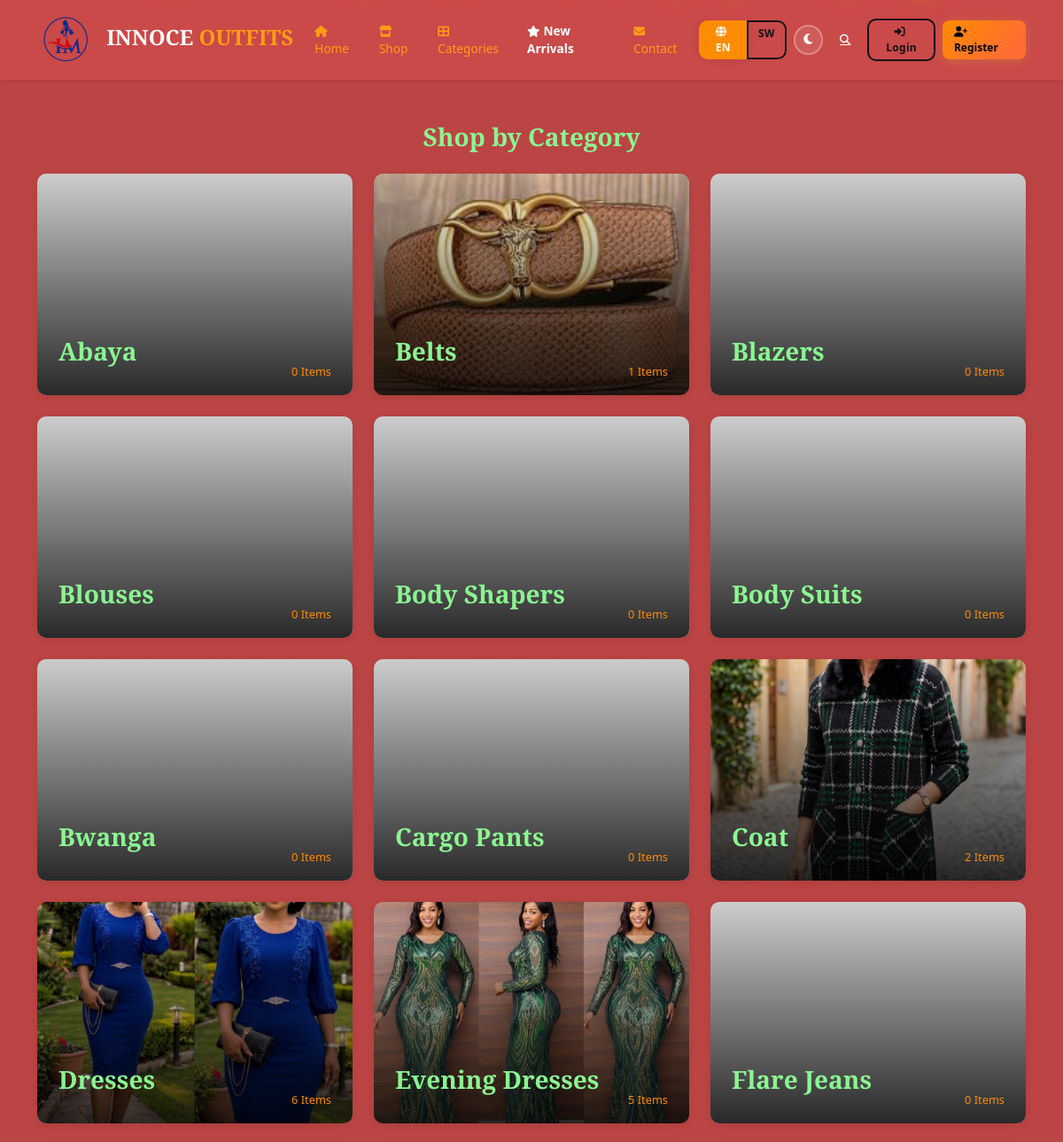
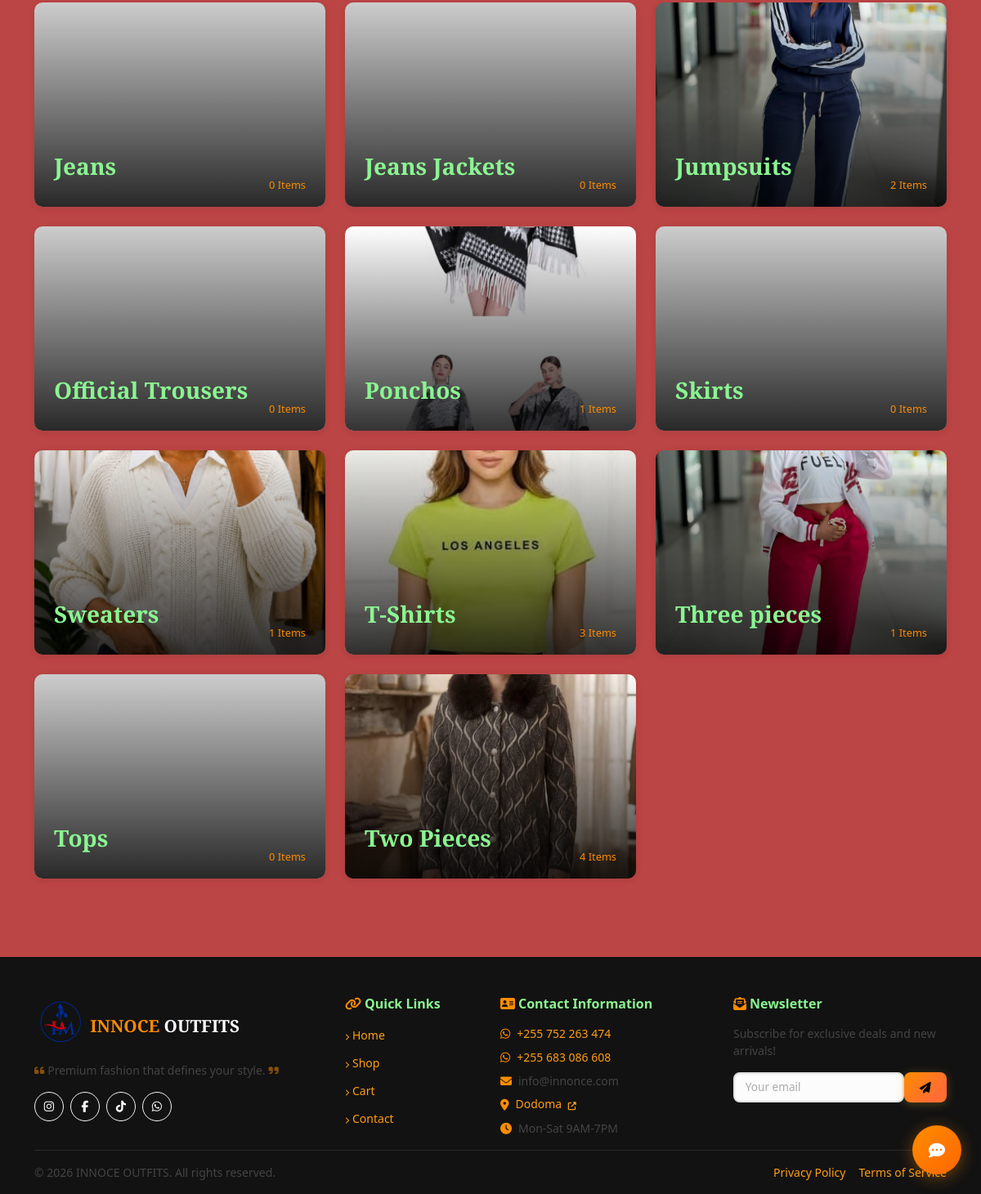
/shop/categories.php, run on the app's committed database (2 pictures, top to bottom).
### tables this page shows
CREATE TABLE `categories` (
  `id` int(11) NOT NULL AUTO_INCREMENT,
  `name_en` varchar(255) NOT NULL,
  `name_sw` varchar(255) NOT NULL,
  `slug` varchar(255) NOT NULL,
  `parent_id` int(11) DEFAULT NULL,
  `description_en` text DEFAULT NULL,
  `description_sw` text DEFAULT NULL,
  `image` varchar(255) DEFAULT NULL,
  `status` tinyint(1) DEFAULT 1,
  `created_at` timestamp NOT NULL DEFAULT current_timestamp(),
  `updated_at` timestamp NOT NULL DEFAULT current_timestamp() ON UPDATE current_timestamp(),
  PRIMARY KEY (`id`),
  UNIQUE KEY `slug` (`slug`),
  KEY `parent_id` (`parent_id`),
  CONSTRAINT `categories_ibfk_1` FOREIGN KEY (`parent_id`) REFERENCES `categories` (`id`) ON DELETE CASCADE
);

### includes/functions.php (called while the page is built, shortened)
<?php
function escape(?string $value): string {
    return htmlspecialchars($value ?? '', ENT_QUOTES, 'UTF-8');
}
function currentLang(): string {
    return $_SESSION['lang'] ?? 'en';
}
function t(string $en, string $sw): string {
    return currentLang() === 'sw' ? $sw : $en;
}

### shop/categories.php (the view, shortened to what this page needs)
<?php
require_once __DIR__ . '/../config.php';
$cats = $db->query("SELECT c.*,
    (SELECT COUNT(*) FROM products WHERE category_id = c.id AND status = 'active') as products_count,
    (SELECT pi.image_path FROM products p JOIN product_images pi ON p.id = pi.product_id AND pi.is_primary = 1 WHERE p.category_id = c.id AND p.status = 'active' ORDER BY p.price DESC LIMIT 1) as product_image
    FROM categories c WHERE c.status = 1 ORDER BY c.name_en")->fetchAll();
require_once __DIR__ . '/../includes/header.php'; ?>
<div class="container py-5">
    <h3 class="fw-600 text-center mb-4" style="font-family: 'Playfair Display', serif;">Shop by Category</h3>
    <div class="row g-4">
        <?php foreach ($cats as $cat): ?>
        <div class="col-lg-4 col-md-6">
            <a href="index.php?category=<?= escape($cat['slug']) ?>" class="text-decoration-none">
                <div class="category-card">
                    <?php $catImg = $cat['image'] ? SITE_URL . '/' . $cat['image'] : ($cat['product_image'] ? SITE_URL . '/' . $cat['product_image'] : 'https://placehold.co/600x400/121212/FF8C00?text=' . urlencode(t($cat['name_en'], $cat['name_sw']))); ?>
                    <img src="<?= $catImg ?>" alt="<?= escape(t($cat['name_en'], $cat['name_sw'])) ?>">
                    <div class="category-overlay"></div>
                    <h3 class="category-title"><?= escape(t($cat['name_en'], $cat['name_sw'])) ?></h3>
                    <span class="category-count"><?= $cat['products_count'] ?> Items</span>
                </div>
            </a>
        </div>
        <?php endforeach; ?>
    </div>
</div>
<?php require_once __DIR__ . '/../includes/footer.php'; ?>

### assets/css/style.css (style rules this page uses)
:root, [data-theme="light"] { --orange: #FF8C00; --orange-light: #FFAA40; --orange-dark: #CC7000; --orange-gradient: linear-gradient(135deg, #FF8C00 0%, #FF6B35 50%, #FF8C00 100%); --gold: #FF8C00; --gold-light: #FFAA40; --gold-dark: #CC7000; --gold-gradient: linear-gradient(135deg, #FF8C00 0%, #FF6B35 50%, #FF8C00 100%); --dark: #121212; --darker: #0A0A0A; --light: #FFF5EB; --bg-body: #FFF5EB; --bg-navbar: #FF8C00; --bg-hero: linear-gradient(135deg, #FF8C00 0%, #FF6B35 50%, #FF5500 100%); --bg-section-alt: #FFEDD5; --bg-card: #fff; --text-primary: #121212; --text-secondary: #444; --text-on-orange: #fff; --border-light: #E8D5C0; --shadow-sm: 0 2px 8px rgba(0,0,0,0.08); --shadow-md: 0 4px 20px rgba(0,0,0,0.12); --shadow-lg: 0 8px 32px rgba(0,0,0,0.16); --shadow-gold: 0 4px 20px rgba(255,140,0,0.35); --radius: 10px; --radius-lg: 16px; }
body { background: var(--bg-body); color: var(--text-primary); transition: background 0.3s ease, color 0.3s ease; }
.category-card { position: relative; overflow: hidden; border-radius: var(--radius); height: 250px; cursor: pointer; box-shadow: var(--shadow-sm); }
.category-card img { width: 100%; height: 100%; object-fit: cover; transition: transform 0.5s; }
.category-overlay { position: absolute; inset: 0; background: linear-gradient(to top, rgba(0,0,0,0.8) 0%, transparent 100%); }
.category-title { position: absolute; bottom: 1.5rem; left: 1.5rem; color: #fff; font-family: 'Playfair Display', serif; font-weight: 600; }
.category-count { position: absolute; bottom: 1rem; right: 1.5rem; color: var(--gold); font-size: 0.8rem; }
.fw-600 { font-weight: 600; }

### data on the page
categories: name_en "Abaya", products_count "0"
categories: shows a picture, name_en "Belts", products_count "1"
categories: name_en "Blazers", products_count "0"
categories: name_en "Blouses", products_count "0"
categories: name_en "Body Shapers", products_count "0"
categories: name_en "Body Suits", products_count "0"
categories: name_en "Bwanga", products_count "0"
categories: name_en "Cargo Pants", products_count "0"
categories: shows a picture, name_en "Coat", products_count "2"
categories: shows a picture, name_en "Dresses", products_count "6"
categories: shows a picture, name_en "Evening Dresses", products_count "5"
categories: name_en "Flare Jeans", products_count "0"
categories: name_en "Jeans", products_count "0"
categories: name_en "Jeans Jackets", products_count "0"
categories: shows a picture, name_en "Jumpsuits", products_count "2"
categories: name_en "Official Trousers", products_count "0"
categories: shows a picture, name_en "Ponchos", products_count "1"
categories: name_en "Skirts", products_count "0"
categories: shows a picture, name_en "Sweaters", products_count "1"
categories: shows a picture, name_en "T-Shirts", products_count "3"
categories: shows a picture, name_en "Three pieces", products_count "1"
categories: name_en "Tops", products_count "0"
categories: shows a picture, name_en "Two Pieces", products_count "4"

### other printed values
__('home') "Home"
__('shop') "Shop"
__('categories') "Categories"
__('new_arrivals') "New Arrivals"
__('contact') "Contact"
__('login') "Login"
__('register') "Register"
__('footer_tagline') "Premium fashion that defines your style."
__('quick_links') "Quick Links"
__('cart') "Cart"
__('contact_info') "Contact Information"
__('newsletter') "Newsletter"
__('newsletter_desc') "Subscribe for exclusive deals and new arrivals!"
__('all_rights') "All rights reserved."
__('privacy_policy') "Privacy Policy"
